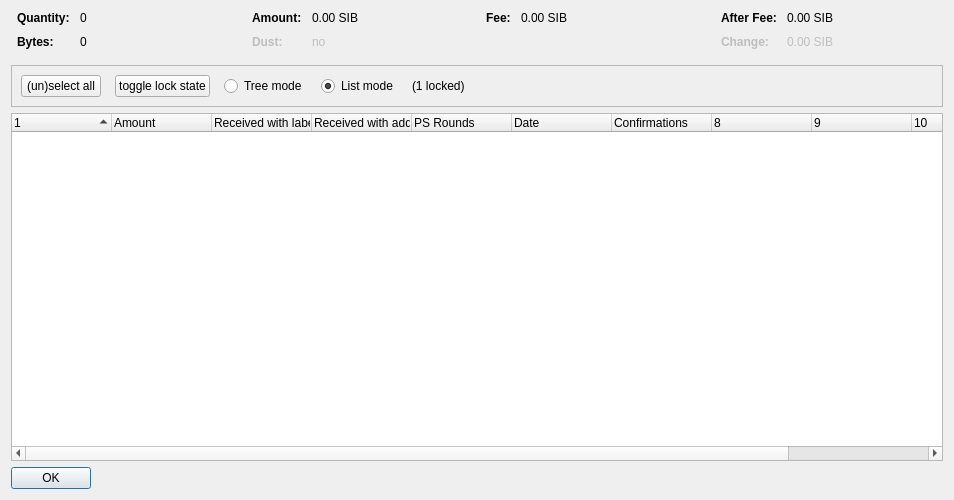
<?xml version="1.0" encoding="UTF-8"?>
<ui version="4.0">
 <class>CoinControlDialog</class>
 <widget class="QDialog" name="CoinControlDialog">
  <property name="geometry">
   <rect>
    <x>0</x>
    <y>0</y>
    <width>954</width>
    <height>500</height>
   </rect>
  </property>
  <property name="windowTitle">
   <string>Coin Selection</string>
  </property>
  <layout class="QVBoxLayout" name="verticalLayout">
   <item>
    <layout class="QHBoxLayout" name="horizontalLayoutTop" stretch="0,0,0,0">
     <property name="topMargin">
      <number>0</number>
     </property>
     <property name="bottomMargin">
      <number>10</number>
     </property>
     <item>
      <layout class="QFormLayout" name="formLayoutCoinControl1">
       <property name="horizontalSpacing">
        <number>10</number>
       </property>
       <property name="verticalSpacing">
        <number>10</number>
       </property>
       <property name="leftMargin">
        <number>6</number>
       </property>
       <property name="rightMargin">
        <number>6</number>
       </property>
       <item row="0" column="0">
        <widget class="QLabel" name="labelCoinControlQuantityText">
         <property name="font">
          <font>
           <weight>75</weight>
           <bold>true</bold>
          </font>
         </property>
         <property name="text">
          <string>Quantity:</string>
         </property>
        </widget>
       </item>
       <item row="0" column="1">
        <widget class="QLabel" name="labelCoinControlQuantity">
         <property name="cursor">
          <cursorShape>IBeamCursor</cursorShape>
         </property>
         <property name="contextMenuPolicy">
          <enum>Qt::ActionsContextMenu</enum>
         </property>
         <property name="text">
          <string notr="true">0</string>
         </property>
         <property name="textInteractionFlags">
          <set>Qt::LinksAccessibleByMouse|Qt::TextSelectableByKeyboard|Qt::TextSelectableByMouse</set>
         </property>
        </widget>
       </item>
       <item row="1" column="0">
        <widget class="QLabel" name="labelCoinControlBytesText">
         <property name="font">
          <font>
           <weight>75</weight>
           <bold>true</bold>
          </font>
         </property>
         <property name="text">
          <string>Bytes:</string>
         </property>
        </widget>
       </item>
       <item row="1" column="1">
        <widget class="QLabel" name="labelCoinControlBytes">
         <property name="cursor">
          <cursorShape>IBeamCursor</cursorShape>
         </property>
         <property name="contextMenuPolicy">
          <enum>Qt::ActionsContextMenu</enum>
         </property>
         <property name="text">
          <string notr="true">0</string>
         </property>
         <property name="textInteractionFlags">
          <set>Qt::LinksAccessibleByMouse|Qt::TextSelectableByKeyboard|Qt::TextSelectableByMouse</set>
         </property>
        </widget>
       </item>
      </layout>
     </item>
     <item>
      <layout class="QFormLayout" name="formLayoutCoinControl2">
       <property name="horizontalSpacing">
        <number>10</number>
       </property>
       <property name="verticalSpacing">
        <number>10</number>
       </property>
       <property name="leftMargin">
        <number>6</number>
       </property>
       <property name="rightMargin">
        <number>6</number>
       </property>
       <item row="0" column="0">
        <widget class="QLabel" name="labelCoinControlAmountText">
         <property name="font">
          <font>
           <weight>75</weight>
           <bold>true</bold>
          </font>
         </property>
         <property name="text">
          <string>Amount:</string>
         </property>
        </widget>
       </item>
       <item row="0" column="1">
        <widget class="QLabel" name="labelCoinControlAmount">
         <property name="cursor">
          <cursorShape>IBeamCursor</cursorShape>
         </property>
         <property name="contextMenuPolicy">
          <enum>Qt::ActionsContextMenu</enum>
         </property>
         <property name="text">
          <string notr="true">0.00 SIB</string>
         </property>
         <property name="textInteractionFlags">
          <set>Qt::LinksAccessibleByMouse|Qt::TextSelectableByKeyboard|Qt::TextSelectableByMouse</set>
         </property>
        </widget>
       </item>
       <item row="1" column="0">
        <widget class="QLabel" name="labelCoinControlLowOutputText">
         <property name="enabled">
          <bool>false</bool>
         </property>
         <property name="font">
          <font>
           <weight>75</weight>
           <bold>true</bold>
          </font>
         </property>
         <property name="text">
          <string>Dust:</string>
         </property>
        </widget>
       </item>
       <item row="1" column="1">
        <widget class="QLabel" name="labelCoinControlLowOutput">
         <property name="enabled">
          <bool>false</bool>
         </property>
         <property name="cursor">
          <cursorShape>IBeamCursor</cursorShape>
         </property>
         <property name="contextMenuPolicy">
          <enum>Qt::ActionsContextMenu</enum>
         </property>
         <property name="text">
          <string notr="true">no</string>
         </property>
         <property name="textInteractionFlags">
          <set>Qt::LinksAccessibleByMouse|Qt::TextSelectableByKeyboard|Qt::TextSelectableByMouse</set>
         </property>
        </widget>
       </item>
      </layout>
     </item>
     <item>
      <layout class="QFormLayout" name="formLayoutCoinControl3">
       <property name="horizontalSpacing">
        <number>10</number>
       </property>
       <property name="verticalSpacing">
        <number>10</number>
       </property>
       <property name="leftMargin">
        <number>6</number>
       </property>
       <property name="rightMargin">
        <number>6</number>
       </property>
       <item row="0" column="0">
        <widget class="QLabel" name="labelCoinControlFeeText">
         <property name="font">
          <font>
           <weight>75</weight>
           <bold>true</bold>
          </font>
         </property>
         <property name="text">
          <string>Fee:</string>
         </property>
        </widget>
       </item>
       <item row="0" column="1">
        <widget class="QLabel" name="labelCoinControlFee">
         <property name="cursor">
          <cursorShape>IBeamCursor</cursorShape>
         </property>
         <property name="contextMenuPolicy">
          <enum>Qt::ActionsContextMenu</enum>
         </property>
         <property name="text">
          <string notr="true">0.00 SIB</string>
         </property>
         <property name="textInteractionFlags">
          <set>Qt::LinksAccessibleByMouse|Qt::TextSelectableByKeyboard|Qt::TextSelectableByMouse</set>
         </property>
        </widget>
       </item>
      </layout>
     </item>
     <item>
      <layout class="QFormLayout" name="formLayoutCoinControl4">
       <property name="horizontalSpacing">
        <number>10</number>
       </property>
       <property name="verticalSpacing">
        <number>10</number>
       </property>
       <property name="leftMargin">
        <number>6</number>
       </property>
       <property name="rightMargin">
        <number>6</number>
       </property>
       <item row="0" column="0">
        <widget class="QLabel" name="labelCoinControlAfterFeeText">
         <property name="font">
          <font>
           <weight>75</weight>
           <bold>true</bold>
          </font>
         </property>
         <property name="text">
          <string>After Fee:</string>
         </property>
        </widget>
       </item>
       <item row="0" column="1">
        <widget class="QLabel" name="labelCoinControlAfterFee">
         <property name="cursor">
          <cursorShape>IBeamCursor</cursorShape>
         </property>
         <property name="contextMenuPolicy">
          <enum>Qt::ActionsContextMenu</enum>
         </property>
         <property name="text">
          <string notr="true">0.00 SIB</string>
         </property>
         <property name="textInteractionFlags">
          <set>Qt::LinksAccessibleByMouse|Qt::TextSelectableByKeyboard|Qt::TextSelectableByMouse</set>
         </property>
        </widget>
       </item>
       <item row="1" column="0">
        <widget class="QLabel" name="labelCoinControlChangeText">
         <property name="enabled">
          <bool>false</bool>
         </property>
         <property name="font">
          <font>
           <weight>75</weight>
           <bold>true</bold>
          </font>
         </property>
         <property name="text">
          <string>Change:</string>
         </property>
        </widget>
       </item>
       <item row="1" column="1">
        <widget class="QLabel" name="labelCoinControlChange">
         <property name="enabled">
          <bool>false</bool>
         </property>
         <property name="cursor">
          <cursorShape>IBeamCursor</cursorShape>
         </property>
         <property name="contextMenuPolicy">
          <enum>Qt::ActionsContextMenu</enum>
         </property>
         <property name="text">
          <string notr="true">0.00 SIB</string>
         </property>
         <property name="textInteractionFlags">
          <set>Qt::LinksAccessibleByMouse|Qt::TextSelectableByKeyboard|Qt::TextSelectableByMouse</set>
         </property>
        </widget>
       </item>
      </layout>
     </item>
    </layout>
   </item>
   <item>
    <widget class="QFrame" name="frame">
     <property name="minimumSize">
      <size>
       <width>0</width>
       <height>40</height>
      </size>
     </property>
     <property name="frameShape">
      <enum>QFrame::StyledPanel</enum>
     </property>
     <property name="frameShadow">
      <enum>QFrame::Sunken</enum>
     </property>
     <layout class="QHBoxLayout" name="horizontalLayout">
      <item>
       <layout class="QHBoxLayout" name="horizontalLayoutPanel" stretch="0,0,0,0,0,0">
        <property name="spacing">
         <number>14</number>
        </property>
        <item>
         <widget class="QPushButton" name="pushButtonSelectAll">
          <property name="sizePolicy">
           <sizepolicy hsizetype="Maximum" vsizetype="Fixed">
            <horstretch>0</horstretch>
            <verstretch>0</verstretch>
           </sizepolicy>
          </property>
          <property name="text">
           <string>(un)select all</string>
          </property>
          <property name="autoDefault">
           <bool>false</bool>
          </property>
         </widget>
        </item>
        <item>
         <widget class="QPushButton" name="pushButtonToggleLock">
          <property name="sizePolicy">
           <sizepolicy hsizetype="Maximum" vsizetype="Fixed">
            <horstretch>0</horstretch>
            <verstretch>0</verstretch>
           </sizepolicy>
          </property>
          <property name="text">
           <string>toggle lock state</string>
          </property>
          <property name="autoDefault">
           <bool>false</bool>
          </property>
         </widget>
        </item>
        <item>
         <widget class="QRadioButton" name="radioTreeMode">
          <property name="sizePolicy">
           <sizepolicy hsizetype="Maximum" vsizetype="Fixed">
            <horstretch>0</horstretch>
            <verstretch>0</verstretch>
           </sizepolicy>
          </property>
          <property name="text">
           <string>Tree mode</string>
          </property>
         </widget>
        </item>
        <item>
         <widget class="QRadioButton" name="radioListMode">
          <property name="sizePolicy">
           <sizepolicy hsizetype="Maximum" vsizetype="Fixed">
            <horstretch>0</horstretch>
            <verstretch>0</verstretch>
           </sizepolicy>
          </property>
          <property name="text">
           <string>List mode</string>
          </property>
          <property name="checked">
           <bool>true</bool>
          </property>
         </widget>
        </item>
        <item>
         <widget class="QLabel" name="labelLocked">
          <property name="text">
           <string>(1 locked)</string>
          </property>
         </widget>
        </item>
        <item>
         <spacer name="horizontalSpacer">
          <property name="orientation">
           <enum>Qt::Horizontal</enum>
          </property>
          <property name="sizeHint" stdset="0">
           <size>
            <width>40</width>
            <height>20</height>
           </size>
          </property>
         </spacer>
        </item>
       </layout>
      </item>
     </layout>
    </widget>
   </item>
   <item>
    <widget class="CoinControlTreeWidget" name="treeWidget">
     <property name="contextMenuPolicy">
      <enum>Qt::CustomContextMenu</enum>
     </property>
     <property name="sortingEnabled">
      <bool>false</bool>
     </property>
     <property name="columnCount">
      <number>11</number>
     </property>
     <attribute name="headerShowSortIndicator" stdset="0">
      <bool>true</bool>
     </attribute>
     <attribute name="headerStretchLastSection">
      <bool>false</bool>
     </attribute>
     <column>
      <property name="text">
       <string/>
      </property>
     </column>
     <column>
      <property name="text">
       <string>Amount</string>
      </property>
     </column>
     <column>
      <property name="text">
       <string>Received with label</string>
      </property>
     </column>
     <column>
      <property name="text">
       <string>Received with address</string>
      </property>
     </column>
     <column>
      <property name="text">
       <string>PS Rounds</string>
      </property>
     </column>
     <column>
      <property name="text">
       <string>Date</string>
      </property>
     </column>
     <column>
      <property name="text">
       <string>Confirmations</string>
      </property>
      <property name="toolTip">
       <string>Confirmed</string>
      </property>
     </column>
     <column>
      <property name="text">
       <string/>
      </property>
     </column>
     <column>
      <property name="text">
       <string/>
      </property>
     </column>
     <column>
      <property name="text">
       <string/>
      </property>
     </column>
     <column>
      <property name="text">
       <string/>
      </property>
     </column>
    </widget>
   </item>
   <item>
    <widget class="QDialogButtonBox" name="buttonBox">
     <property name="sizePolicy">
      <sizepolicy hsizetype="Maximum" vsizetype="Fixed">
       <horstretch>0</horstretch>
       <verstretch>0</verstretch>
      </sizepolicy>
     </property>
     <property name="orientation">
      <enum>Qt::Horizontal</enum>
     </property>
     <property name="standardButtons">
      <set>QDialogButtonBox::Ok</set>
     </property>
    </widget>
   </item>
  </layout>
 </widget>
 <customwidgets>
  <customwidget>
   <class>CoinControlTreeWidget</class>
   <extends>QTreeWidget</extends>
   <header>coincontroltreewidget.h</header>
  </customwidget>
 </customwidgets>
 <resources/>
 <connections/>
</ui>
